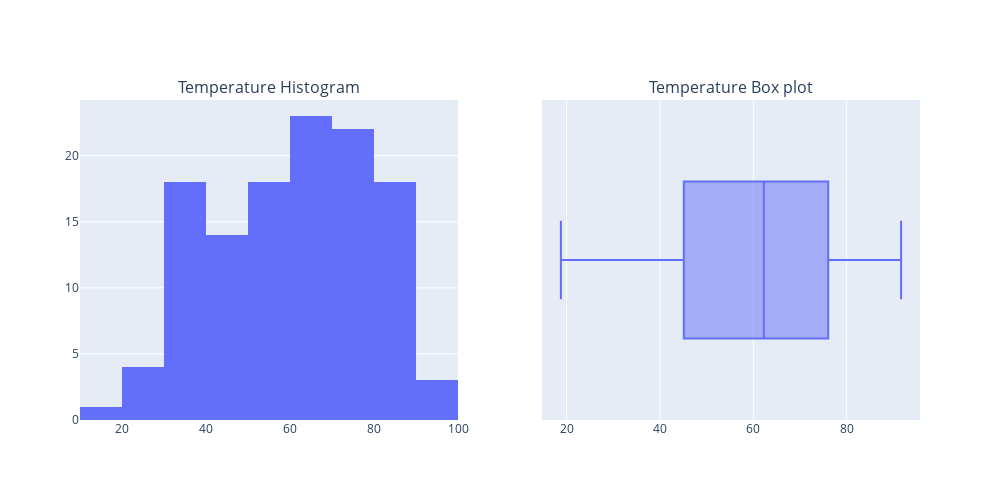

This figure's notebook cell:
### Markdown cell above
### Weekly sales by respect of tempearture

### Code cell
print('Mean of Temperature :', round(data['Temperature'].mean(), 2))
print('\nMedian of Temperature :', round(data['Temperature'].median(),2))

# Create a figure with 2 subplots
fig = sp.make_subplots(rows=1, cols=2, subplot_titles=('Temperature Histogram', 'Temperature Box plot'))

# Add the histogram to the first subplot
fig.add_trace(px.histogram(data_frame=data, x='Temperature').data[0], row=1, col=1)

# Add the box plot to the second subplot
fig.add_trace(px.box(data_frame=data, x='Temperature').data[0], row=1, col=2)

# Update the layout of the figure
fig.update_layout(width=1000, height=500)

# Display the plot
fig.show()

### Figure 1 — Plotly figure (JSON) as saved in the notebook; plotly's stock layout.template omitted (floating-point values rounded to 4 significant figures; data arrays with more than 128 entries replaced by an {"elided": "..."} marker saying what was removed)
{"data": [{"alignmentgroup": "True", "bingroup": "x", "hovertemplate": "Temperature=%{x}<br>count=%{y}<extra></extra>", "legendgroup": "", "marker": {"color": "#636efa", "pattern": {"shape": ""}}, "name": "", "offsetgroup": "", "orientation": "v", "showlegend": false, "type": "histogram", "x": {"elided": "136 float values"}, "xaxis": "x", "yaxis": "y"}, {"alignmentgroup": "True", "hovertemplate": "Temperature=%{x}<extra></extra>", "legendgroup": "", "marker": {"color": "#636efa"}, "name": "", "notched": false, "offsetgroup": "", "orientation": "h", "showlegend": false, "type": "box", "x": {"elided": "136 float values"}, "x0": " ", "xaxis": "x2", "y0": " ", "yaxis": "y2"}], "layout": {"annotations": [{"font": {"size": 16}, "showarrow": false, "text": "Temperature Histogram", "x": 0.225, "xanchor": "center", "xref": "paper", "y": 1, "yanchor": "bottom", "yref": "paper"}, {"font": {"size": 16}, "showarrow": false, "text": "Temperature Box plot", "x": 0.775, "xanchor": "center", "xref": "paper", "y": 1, "yanchor": "bottom", "yref": "paper"}], "height": 500, "width": 1000, "xaxis": {"anchor": "y", "domain": [0, 0.45]}, "xaxis2": {"anchor": "y2", "domain": [0.55, 1]}, "yaxis": {"anchor": "x", "domain": [0, 1]}, "yaxis2": {"anchor": "x2", "domain": [0, 1]}}}
